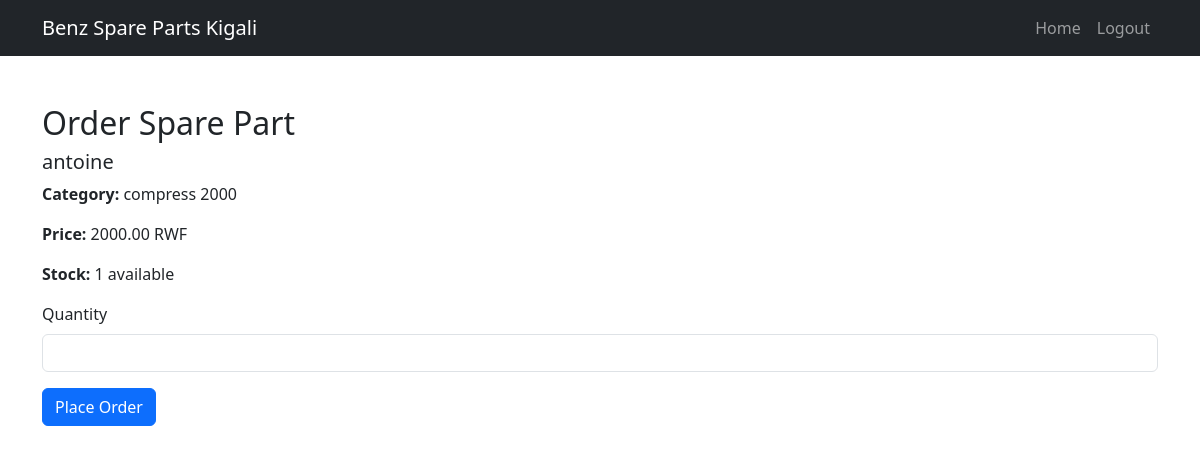
Page /order1.php?part_id=7 (signed in) on the committed database.
### tables this page shows
CREATE TABLE `parts` (
  `id` int(11) NOT NULL,
  `name` varchar(100) NOT NULL,
  `category` varchar(100) DEFAULT NULL,
  `price` decimal(10,2) NOT NULL,
  `stock` int(11) DEFAULT '0',
  `created_at` timestamp NULL DEFAULT CURRENT_TIMESTAMP
);

### order1.php (the view, shortened to what this page needs)
<?php
include 'db/db.php';
$part_id = isset($_GET['part_id']) ? intval($_GET['part_id']) : 0;
$part = null;
if ($part_id > 0) {
    $stmt = $conn->prepare("SELECT * FROM parts WHERE id = ?");
    $stmt->bind_param("i", $part_id);
    $stmt->execute();
    $result = $stmt->get_result();
    $part = $result->fetch_assoc();
}
?>
<!DOCTYPE html>
<html lang="en">
<head>
    <link href="https://cdn.jsdelivr.net/npm/bootstrap@5.3.3/dist/css/bootstrap.min.css" rel="stylesheet">
</head>
<body>
    <nav class="navbar navbar-expand-lg navbar-dark bg-dark">
        <div class="container">
            <a class="navbar-brand" href="#">Benz Spare Parts Kigali</a>
            <div class="collapse navbar-collapse" id="navbarNav">
                <ul class="navbar-nav ms-auto">
                    <li class="nav-item"><a class="nav-link" href="index.php">Home</a></li>
                    <li class="nav-item"><a class="nav-link" href="logout.php">Logout</a></li>
                </ul>
            </div>
        </div>
    </nav>
    <div class="container my-5">
        <h2>Order Spare Part</h2>
        <?php if ($part): ?>
            <h5><?= htmlspecialchars($part['name']) ?></h5>
            <p><strong>Category:</strong> <?= htmlspecialchars($part['category']) ?></p>
            <p><strong>Price:</strong> <?= htmlspecialchars($part['price']) ?> RWF</p>
            <p><strong>Stock:</strong> <?= htmlspecialchars($part['stock']) ?> available</p>
            <form method="POST" action="">
                <div class="mb-3">
                    <label for="quantity" class="form-label">Quantity</label>
                    <input type="number" class="form-control" id="quantity" name="quantity" min="1" required>
                </div>
                <button type="submit" class="btn btn-primary">Place Order</button>
            </form>
        <?php else: ?>
            <p>Part not found.</p>
        <?php endif; ?>
    </div>
</body>
</html>

### rows in the picture
parts: name "antoine", category "compress 2000", price "2000.00", stock "1"
